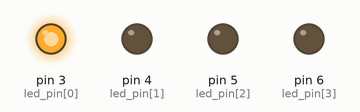
This sketch was run on a simulated Arduino Uno, built with avr-gcc and run on an emulated ATmega328P. Shown: output pins drawn as LEDs (lit = HIGH).

Above: at 0.5 s.
At 3.5 s:
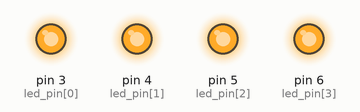
At 4.5 s:
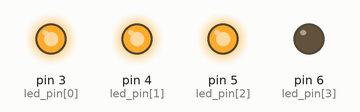
At 7.5 s:
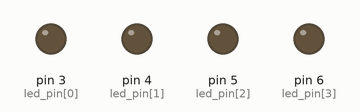
At 9.5 s:
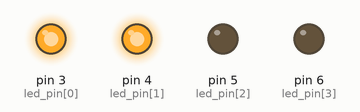
Timing chart, 0 to 10.4 s (numbered marks = the images above):
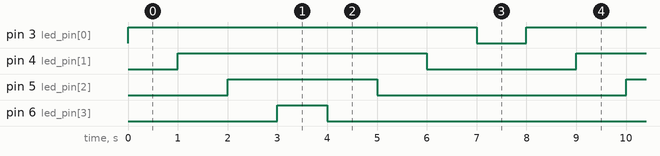

Measured:
- by itself, pin 3 (led_pin[0]): alternates HIGH for 7.0 s and LOW for 1.0 s
- by itself, pin 4 (led_pin[1]): alternates HIGH for 5.0 s and LOW for 3.0 s
- by itself, pin 5 (led_pin[2]): alternates HIGH for 3.0 s and LOW for 5.0 s
- by itself, pin 6 (led_pin[3]): alternates HIGH for 1.0 s and LOW for 7.0 s

The sketch:

ex05_app.ino
```cpp
const int NUM_STEP = 8;

// 4개의 순차점멸(LED 풀업 연결) 배열 이용
const int led_pin[4] = {3, 4, 5, 6}; // LED 연결 핀 번호

// LED 연결핀에 차례로 출력할 출력 값
const int led_out[NUM_STEP][4] = {
  {1, 0, 0, 0},
  {1, 1, 0, 0},
  {1, 1, 1, 0},
  {1, 1, 1, 1},
  {1, 1, 1, 0},
  {1, 1, 0, 0},
  {1, 0, 0, 0},
  {0, 0, 0, 0}
};

int out_no = 0; // 출력 값 출력 순서 번호(0-3)

void setup() {
  int n;

  for(n = 0;n < 4;n++){
    pinMode(led_pin[n], OUTPUT); // led_pin[n]번핀 출력 설정
    digitalWrite(led_pin[n], LOW); // led_pin[n]번핀 LOW 출력
  }
}

void loop() {
  int n;

  for(n = 0;n < 4;n++){
  // led_pin[n]번핀에 out_no 패턴 출력
    digitalWrite(led_pin[n], led_out[out_no][n]);
  }

  // out_no++; // 다음 출력 패턴 번호 설정
  // if(out_no == 4) out_no = 0; // 마지막 다음은 처음 패턴으로

  out_no = (out_no + 1) % NUM_STEP;

  delay(1000);
}
```
